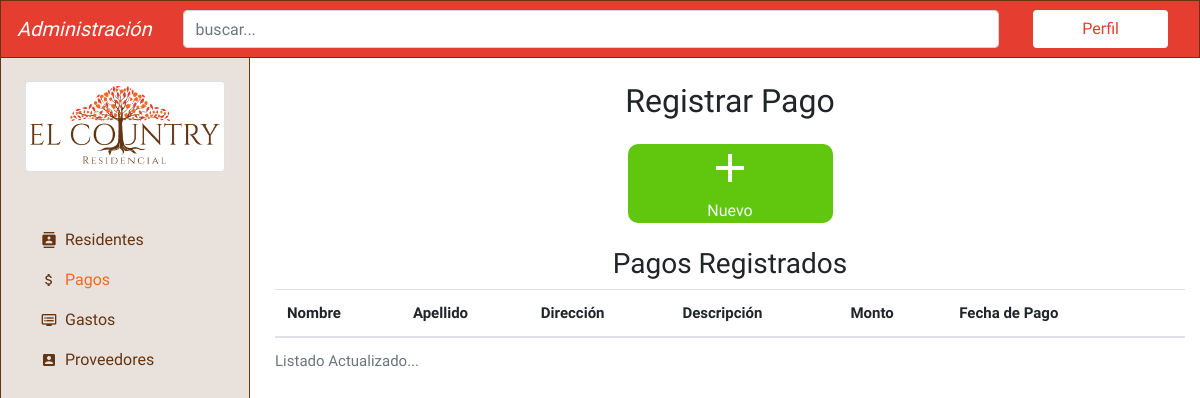
/payments/, run on an earlier commit of the app's database.
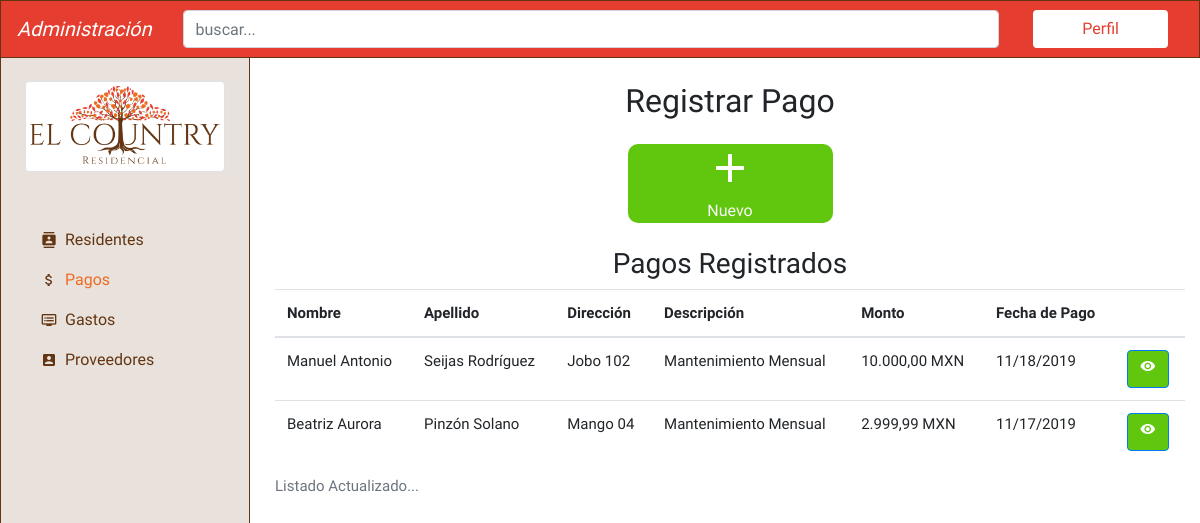
And on a later commit of the database.
### payments/models.py (models this page shows, shortened)
class Payments(models.Model):
    name = models.CharField(max_length=50, verbose_name="nombre")
    lastname = models.CharField(max_length=50, verbose_name="apellido")
    address = models.CharField(max_length=100, verbose_name="dirección")
    description = models.CharField(max_length=200, verbose_name="Descripción del Pago")
    amount = models.DecimalField(decimal_places=2, max_digits=20, verbose_name="monto", blank=False, null=False, )
    type_of_payment = models.CharField(max_length=50, verbose_name="tipo de pago")
    proof_of_payment = models.ImageField(upload_to=custom_upload_to, verbose_name="Comprobante de Pago",)
    date_of_payment = models.DateTimeField( verbose_name="fecha de pago")
    class Meta:
        verbose_name = "Pago"
        verbose_name_plural = "Pagos"
        ordering = ['-date_of_payment']

### payments/views.py (the view)
# urls.py: path('', PaymentsListView.as_view(), name='payments'),
class PaymentsListView(ListView):
    model = Payments

### payments/templates/payments/payments_list.html
{% extends 'core/base.html' %}{%block title%}Proveedores{% endblock %}{% block content %}
<main class="pt-4">
    <div class="container">
        <h2 class="text-center mb-4">Registrar Pago</h2>
        <div class="row text-center panel justify-content-center align-middle">
            <div class="col-lg-3 col-md-6 col-12">
                <div class="boton bg-success d-flex align-items-center justify-content-center">
                    <a href="{% url 'payments:create' %}" class="text-light">
                        <i class="material-icons">add</i>
                        <p class="m-0">Nuevo</p>
                    </a>
                </div>
            </div>
        </div>
        <h3 class="text-center mt-4">Pagos Registrados</h3>
        <table class="table">
            <caption>Listado Actualizado...</caption>
            <thead>
                <tr>
                    <th scope="col">Nombre</th>
                    <th scope="col">Apellido</th>
                    <th scope="col">Dirección</th>
                    <th scope="col">Descripción</th>
                    <th scope="col">Monto</th>
                    <th scope="col">Fecha de Pago</th>
                    <th></th>
                </tr>
            </thead>
            <tbody>
                {% load humanize %} {% if payments_list %} {% for payment in payments_list %}
                <tr>
                    <td>{{ payment.name}}</td>
                    <td>{{ payment.lastname}}</td>
                    <td>{{ payment.address}}</td>
                    <td>{{ payment.description}}</td>
                    <td>{{ payment.amount|intcomma}} MXN</td>
                    <td> {{ payment.date_of_payment|date:"SHORT_DATE_FORMAT" }}</td>
                    <td>
                        <a data-toggle="tooltip" data-placement="top" title="Detalles del Pago" href="{% url 'payments:payment' payment.id %}" class="btn btn-primary"><i class="material-icons">visibility</i></a>
                    </td>
                </tr>
                {% endfor %} {% endif %}
            </tbody>
        </table>
    </div>
</main>
{% endblock %}

### core/templates/core/base.html (shortened to what this page needs)
<!doctype html>
<html lang="en">
<head>
    {% load static %}
    <link rel="stylesheet" href="https://stackpath.bootstrapcdn.com/bootstrap/4.1.0/css/bootstrap.min.css">
    <link rel="stylesheet" href="{% static 'core/css/styles.css' %}">
</head>
<body>
    <nav class="navbar bd-navbar navbar-expand-lg navbar-dark barra-principal">
        <a href="#" class="navbar-brand"><em>Administración</em> </a>
        <div class="collapse navbar-collapse" id="navegacion">
            <div class="container">
                <div class="row">
                    <div class="col">
                        <form action="#" class="my-2 my-lg-0">
                            <input class="form-control" type="search" placeholder="buscar...">
                        </form>
                    </div>
                    <div class="col-sm-2 text-right">
                        <a href="#" class="btn btn-profile px-5 text-light">Perfil</a>
                    </div>
                </div>
            </div>
        </div>
    </nav>
    <aside class="barra-lateral p-4">
        <img class="img-thumbnail" src="{% static 'core/img/logo.png'%}" alt="">
        <ul class="nav flex-column mt-5">
            <li class="nav-item">
                <a href="{% url 'residents:residents'%}" class="nav-link  d-flex align-items-center {% if request.path == '/residents/' %}active{% endif %}">
                    <i class="material-icons mr-2">contacts</i> Residentes
                </a>
            </li>
            <li class="nav-item">
                <a href="{% url 'payments:payments'%}" class="nav-link  d-flex align-items-center {% if request.path == '/payments/' %}active{% endif %}">
                    <i class="material-icons mr-2">attach_money</i> Pagos
                </a>
            </li>
            <li class="nav-item">
                <a href="{% url 'expenses:expenses'%}" class="nav-link  d-flex align-items-center {% if request.path == '/expenses/' %}active{% endif %}">
                    <i class="material-icons mr-2">dvr</i> Gastos
                </a>
            </li>
            <li class="nav-item">
                <a href="{% url 'providers:providers'%}" class="nav-link  d-flex align-items-center {% if request.path == '/providers/' %}active{% endif %}">
                    <i class="material-icons mr-2">account_box</i> Proveedores
                </a>
            </li>
        </ul>
    </aside>
    {% block content%}{% endblock%}
</body>
</html>

### core/static/core/css/styles.css (style rules this page uses)
:root { --primero: #8bc34a; --segundo: #03a9f4; --tercero: #ab47bc; --cuarto: #ffb300; --gris: #ecf0f5; --azul: #25476a; }
html { height: 100%; }
body { min-height: 100%; font-family: 'Ubuntu', serif; }
.bg-success, .btn-success { background-color: #61c70e!important; }
.btn-primary, .bg-primary { background-color: #61c70e!important; }
.btn-profile { background-color: white; color: #e53d2f!important; }
.bd-navbar { position: sticky; position: -webkit-sticky; top: 0; z-index: 1100; }
aside { width: 250px; height: 100%; position: fixed; margin-top: 56px; top: 0; bottom: 0; aside: 100; }
main { margin-left: 260px; position: relative; left: 0; min-height: 100%; }
h1, h2, h3 { font-family: 'Ubuntu', serif; }
.boton { min-height: 40px; border-radius: 10px; ; }
.boton i { font-size: 3rem; }
.active { color: #ed6c23!important; }
.table { font-size: 15px; }
.barra-principal { background-color: #e53d2f; border: solid 1px #633512; }
.barra-lateral { background-color: #63351225; border: solid 1px #633512; }
.nav-link { color: #633512; }
.barra-lateral .material-icons { color: #633512; }
.material-icons { color: white; font-size: 16px; }

What changed in the data, as far as the page shows it:
added Payments: name "Manuel Antonio", lastname "Seijas Rodríguez", address "Jobo 102", description "Mantenimiento Mensual", amount "10.000,00", date_of_payment "11/18/2019"
added Payments: name "Beatriz Aurora", lastname "Pinzón Solano", address "Mango 04", description "Mantenimiento Mensual", amount "2.999,99", date_of_payment "11/17/2019"
